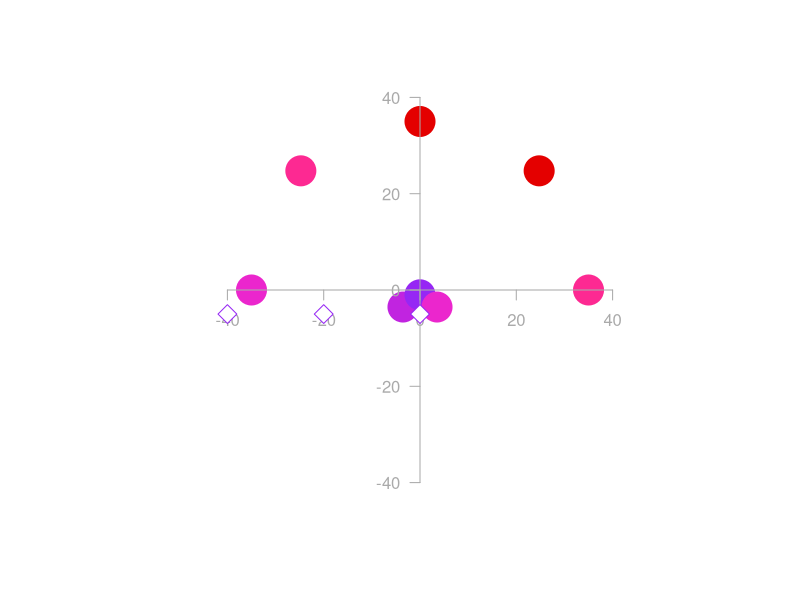

Recreate this plot in R.
# defaults
# default energy by resonator level
res.defaultenergy <- c(1000, 1500, 2000, 2500, 3000, 4000, 5000, 6000)
# resonator colours, by level (stolen from IPAS)
res.colors = c("#fece5a", "#ffa630", "#ff7315", "#e40000", "#fd2992", "#eb26cd", "#c124e0", "#9627f4")

# input data

# ALL L1, 35m distance
# level, 1-8
#res.level <- rep(1, 8)
# distance from portal center, in m, 1-40
#res.distance <- rep(35, 8)

# LAZY LOADING, 1xL8 PLAYER, 35M DIST
#res.level <- c(8,7,6,6,5,5,4,4)
#res.distance <- rep(35, 8)

# HIGHEST RES PLACED ADJACENT TO LOWEST NEIGHBORS, 1xL8, 35m
#res.level <- c(8,4,6,5,7,5,6,4)
#res.distance <- rep(35, 8)

# STREET PORTAL STRATEGY, traffic from the west
res.level <- c(5,4,4,5,6,7,8,6)
res.distance <- c(35, 35, 35, 35, 35, 5, 1, 5)

# remaining energy (initialise to 100%)
res.energy <- res.defaultenergy[res.level]

# BURSTERS
bursters.levels = c(8,8,8)
bursters.x = c(-40, -20,  0)
bursters.y = c(-5,   -5, -5)
bursters.col = res.colors[bursters.levels]

# functions
res.getx = function (distance, index) {
  # angle is in radians, index 0 = EAST, rotating CCW
  angle = (index - 1) * pi / 4
  cos(angle) * distance
}
res.gety = function (distance, index) {
  # angle is in radians, index 0 = EAST, rotating CCW
  angle = (index - 1) * pi / 4
  sin(angle) * distance
}


burster.max_range = c(42, 48, 58, 72, 90, 112, 138, 168)
burster.gr_steps = c(8, 9, 11, 14, 18, 22, 27, 33)
burster.base_damage = c(136, 224, 408, 630, 855, 1072, 1350, 1755)
# (x,y): co-ordinate for which to calculate damage
# bl: level of burster being fired
# (bx,by): co-ordinate of burster being fired
graphracer <- function (x,y,bl,bx,by) {
  dist = sqrt((bx-x)^2 + (by-y)^2)
  if (dist > burster.max_range[bl])
    0
  else {
    step = burster.gr_steps[bl]
    circle = floor(dist / step)
    dmg = burster.base_damage[bl] / (2 ^ circle)
    dmg = max(c(0, dmg))
    round(dmg)
  }
}

damage_func = graphracer

# plot the resonators
par(pty="s") # keep the aspect ratio square
plot(diag(sapply(res.distance, res.getx, 1:8)), diag(sapply(res.distance, res.gety, 1:8)), 
     frame.plot=F, axes=F, ylim=c(-40, 40), xlim=c(-40,40), xlab="", ylab="",
     col=res.colors[res.level], pch=19, cex=4)
axis(1, pos=0, col="#aaaaaa", col.axis="#aaaaaa")
axis(2, pos=0, las=2, col="#aaaaaa", col.axis="#aaaaaa")

# plot the bursters
points(bursters.x, bursters.y, pch=23, cex=2, col=bursters.col, bg=0)

# matrix & picture of burster damage
# 800x800 matrix for -40.0 to +40.0 w/0.1 increment steps
#dmg_matrix <- matrix(0, 800, 800)
#for (x in -400:400) {
#  for (y in -400:400) {
#    dx = x / 10
#    dy = y / 10
#    # fire an L8 burster from (+10,+10)
#    dmg_matrix[x+400,y+400] = damage_func(dx,dy, 8, 10,10)
#  }
#}
#image(dmg_matrix)

